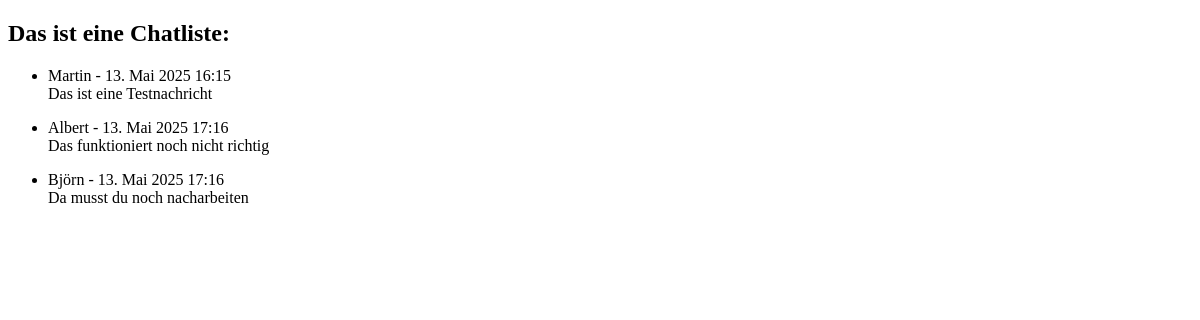
The page /small_chat_app/chat/ on the database as committed earlier.
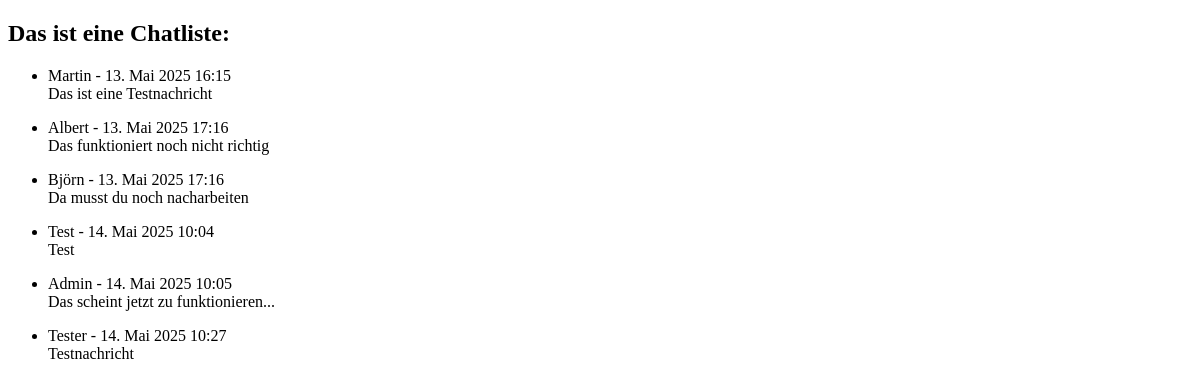
The same page on the database as committed later.
### small_chat_app/models.py (models this page shows, shortened)
class Chat(models.Model):
    name = models.CharField(max_length=255)
    message = models.CharField(max_length=600)
    created_at = models.DateTimeField()

### small_chat_app/views.py (the view)
# urls.py: path('chat/', ChatListView.as_view(), name='chat_view.html'),
class ChatListView(ListView):
    model = Chat
    template_name = 'small_chat_app/chat_view.html'
    context_object_name = 'chats'

### small_chat_app/templates/small_chat_app/chat_view.html (shortened to what this page needs)
{% extends "small_chat_app/base.html" %}
{% block content %}
    <h2>Das ist eine Chatliste: </h2>
        {% for chat in chats %}
            <ul>
                <li>
                    {{ chat.name }} - {{ chat.created_at }} <br>
                    {{ chat.message }}
                </li>
            </ul>
        {% endfor %}
{% endblock %}

Rows that differ between the two databases and show on the page:
added Chat: name "Test", created_at "14. Mai 2025 10:04", message "Test"
added Chat: name "Admin", created_at "14. Mai 2025 10:05", message "Das scheint jetzt zu funktionieren..."
added Chat: name "Tester", created_at "14. Mai 2025 10:27", message "Testnachricht"
